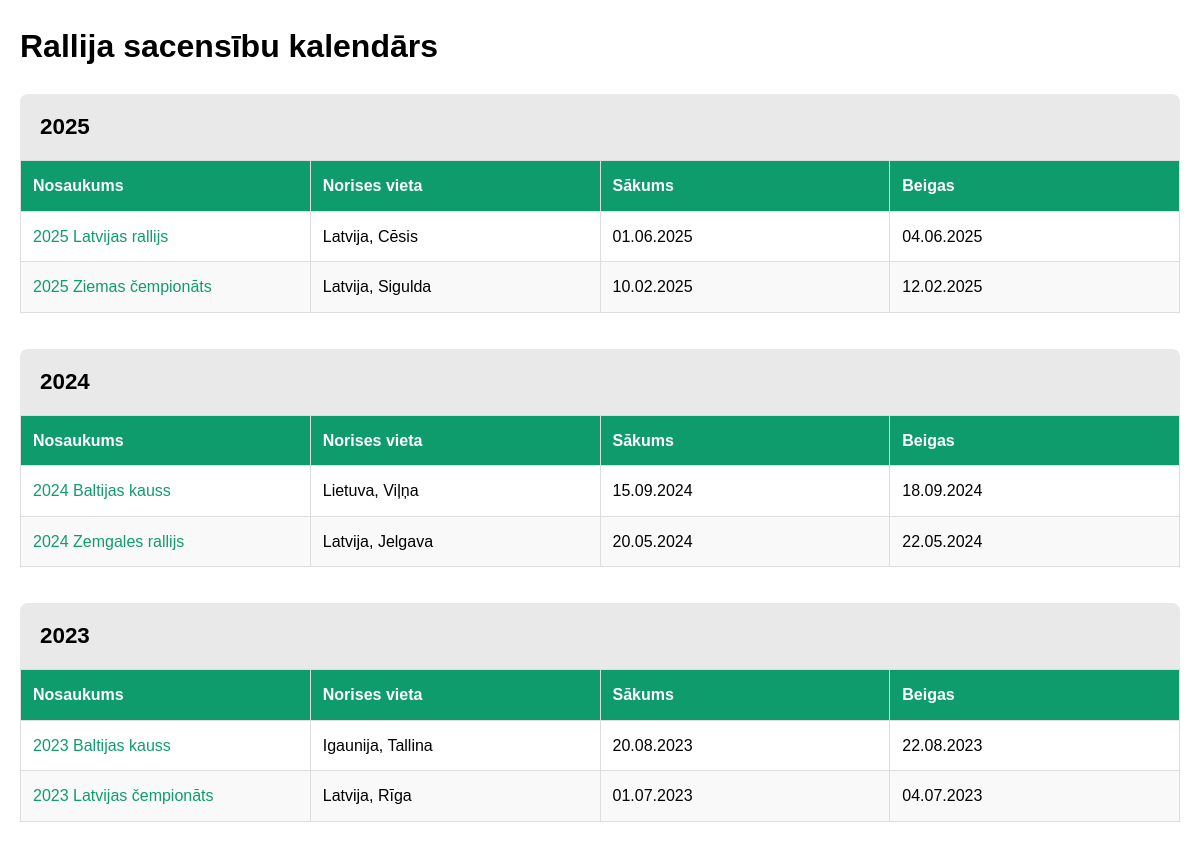
The page / on the database its author committed.
### tables this page shows
CREATE TABLE IF NOT EXISTS sacensibas (
    id INT PRIMARY KEY AUTO_INCREMENT,
    nosaukums VARCHAR(255) NOT NULL,
    norises_vieta VARCHAR(255) NOT NULL,
    datums_no DATE NOT NULL,
    datums_lidz DATE NOT NULL
);

### index.php (the view, shortened to what this page needs)
<?php
require_once 'classes/config.php';
$vaicajums = "SELECT DISTINCT
            YEAR(datums_no) AS gads
          FROM sacensibas
          ORDER BY YEAR(datums_no) DESC";
$gadi = [];
$result = $mysqli->query($vaicajums);
if ($result) {
    $gadi = $result->fetch_all(MYSQLI_ASSOC);
}
?>
<!DOCTYPE html>
<html lang="lv">
<head>
    <link rel="stylesheet" href="css/styles.css">
</head>
<body>
    <h1>Rallija sacensību kalendārs</h1>
    <?php foreach ($gadi as $gads):
        $year = $gads['gads'];
        $sacensibas = [];
        $result = $mysqli->query("SELECT * FROM sacensibas
                                 WHERE YEAR(datums_no) = $year
                                 ORDER BY datums_no DESC");
        if ($result) {
            $sacensibas = $result->fetch_all(MYSQLI_ASSOC);
        }
    ?>
        <div class="gads">
            <h2><?= $gads['gads'] ?></h2>
            <table>
                <thead>
                    <tr>
                        <th>Nosaukums</th>
                        <th>Norises vieta</th>
                        <th>Sākums</th>
                        <th>Beigas</th>
                    </tr>
                </thead>
                <tbody>
                    <?php foreach ($sacensibas as $sac): ?>
                        <tr onclick="window.location='details.php?id=<?= $sac['id'] ?>'">
                            <td><a href="details.php?id=<?= $sac['id'] ?>"><?= htmlspecialchars($sac['nosaukums']) ?></a></td>
                            <td><?= htmlspecialchars($sac['norises_vieta']) ?></td>
                            <td><?= date('d.m.Y', strtotime($sac['datums_no'])) ?></td>
                            <td><?= date('d.m.Y', strtotime($sac['datums_lidz'])) ?></td>
                        </tr>
                    <?php endforeach; ?>
                </tbody>
            </table>
        </div>
    <?php endforeach; ?>
</body>
</html>

### css/styles.css (style rules this page uses)
body { font-family: Arial, sans-serif; margin: 20px; line-height: 1.6; }
table { border-collapse: collapse; width: 100%; margin-bottom: 20px; border-radius: 8px; }
th, td { border: 1px solid #ddd; padding: 12px; text-align: left; }
th { background-color: rgb(15, 156, 109); color: white; font-weight: bold; }
tr:nth-child(even) { background-color: #f9f9f9; }
.gads { margin-bottom: 1rem; background-color: #fff; border-radius: 8px; overflow: hidden; }
.gads table { width: 100%; table-layout: fixed; }
.gads h2 { background-color: #e9e9e9; margin: 0; padding: 15px 20px; font-size: 1.4em; }
a { color: #0f9c6d; text-decoration: none; transition: color 0.2s; }

### rows shown on the page
sacensibas: nosaukums "2025 Latvijas rallijs", norises_vieta "Latvija, Cēsis", datums_no "01.06.2025", datums_lidz "04.06.2025"
sacensibas: nosaukums "2025 Ziemas čempionāts", norises_vieta "Latvija, Sigulda", datums_no "10.02.2025", datums_lidz "12.02.2025"
sacensibas: nosaukums "2024 Baltijas kauss", norises_vieta "Lietuva, Viļņa", datums_no "15.09.2024", datums_lidz "18.09.2024"
sacensibas: nosaukums "2024 Zemgales rallijs", norises_vieta "Latvija, Jelgava", datums_no "20.05.2024", datums_lidz "22.05.2024"
sacensibas: nosaukums "2023 Baltijas kauss", norises_vieta "Igaunija, Tallina", datums_no "20.08.2023", datums_lidz "22.08.2023"
sacensibas: nosaukums "2023 Latvijas čempionāts", norises_vieta "Latvija, Rīga", datums_no "01.07.2023", datums_lidz "04.07.2023"

### other values the page prints
$gads['gads'] "2025"
$gads['gads'] "2024"
$gads['gads'] "2023"
